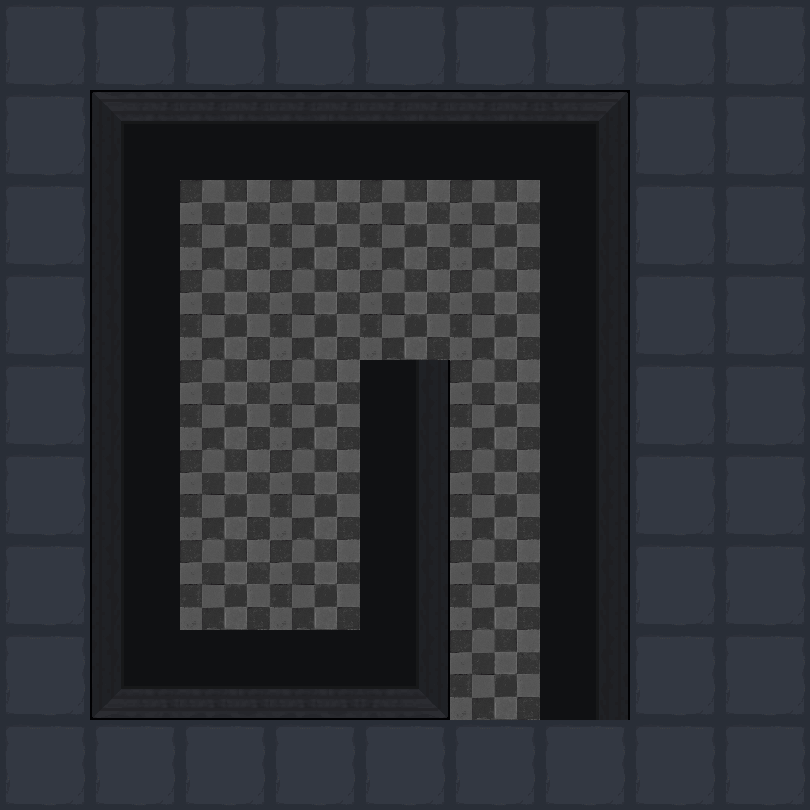

The image is a tile-based game level rendered from a .tmx file. Its description and source (layers, tilesets, objects; grid data summarised) follow:
An orthogonal 9x9 tile map with 90x90 px tiles, 2 tile layers (地形, 障碍) and 19 objects (16x map, bed, spring, door).

<map version="1.5" tiledversion="1.7.2" orientation="orthogonal" renderorder="right-down" width="9" height="9" tilewidth="90" tileheight="90" infinite="0" nextlayerid="4" nextobjectid="28">
 <tileset firstgid="1" name="1" tilewidth="90" tileheight="90" tilecount="100" columns="10">
  <image source="1.png" trans="ff00ff" width="900" height="900" />
 </tileset>
 <layer id="1" name="地形" width="9" height="9">
  <data>[81 cells, 81 non-empty, 2 distinct tile ids]</data>
 </layer>
 <layer id="2" name="障碍" width="9" height="9">
  <data>[81 cells, 24 non-empty, 8 distinct tile ids]</data>
 </layer>
 <objectgroup id="3" name="对象">
  <object id="1" name="bed" x="180" y="450" width="90" height="90" />
  <object id="2" name="map" x="180" y="360" width="90" height="90" />
  <object id="5" name="map" x="180" y="180" width="90" height="90" />
  <object id="6" name="map" x="180" y="270" width="90" height="90" />
  <object id="9" name="map" x="270" y="270" width="90" height="90" />
  <object id="10" name="map" x="270" y="180" width="90" height="90" />
  <object id="11" name="map" x="360" y="180" width="90" height="90" />
  <object id="12" name="map" x="450" y="180" width="90" height="90" />
  <object id="13" name="map" x="360" y="270" width="90" height="90" />
  <object id="14" name="map" x="450" y="270" width="90" height="90" />
  <object id="18" name="map" x="180" y="540" width="90" height="90" />
  <object id="20" name="map" x="450" y="540" width="90" height="90">
   <properties>
    <property name="weapon" type="int" value="1" />
   </properties>
  </object>
  <object id="21" name="map" x="270" y="540" width="90" height="90">
   <properties>
    <property name="weapon" type="int" value="2" />
   </properties>
  </object>
  <object id="22" name="map" x="450" y="450" width="90" height="90">
   <properties>
    <property name="weapon" type="int" value="3" />
   </properties>
  </object>
  <object id="23" name="map" x="270" y="450" width="90" height="90">
   <properties>
    <property name="weapon" type="int" value="4" />
   </properties>
  </object>
  <object id="24" name="map" x="450" y="360" width="90" height="90">
   <properties>
    <property name="weapon" type="int" value="5" />
   </properties>
  </object>
  <object id="25" name="map" x="270" y="360" width="90" height="90">
   <properties>
    <property name="weapon" type="int" value="6" />
   </properties>
  </object>
  <object id="26" name="spring" x="180" y="0" width="90" height="90">
   <properties>
    <property name="direction" value="3" />
   </properties>
  </object>
  <object id="27" name="door" x="450" y="630" width="90" height="90">
   <properties>
    <property name="LorR" type="int" value="1" />
    <property name="motion" type="int" value="4" />
    <property name="rotate" type="int" value="0" />
   </properties>
  </object>
 </objectgroup>
</map>